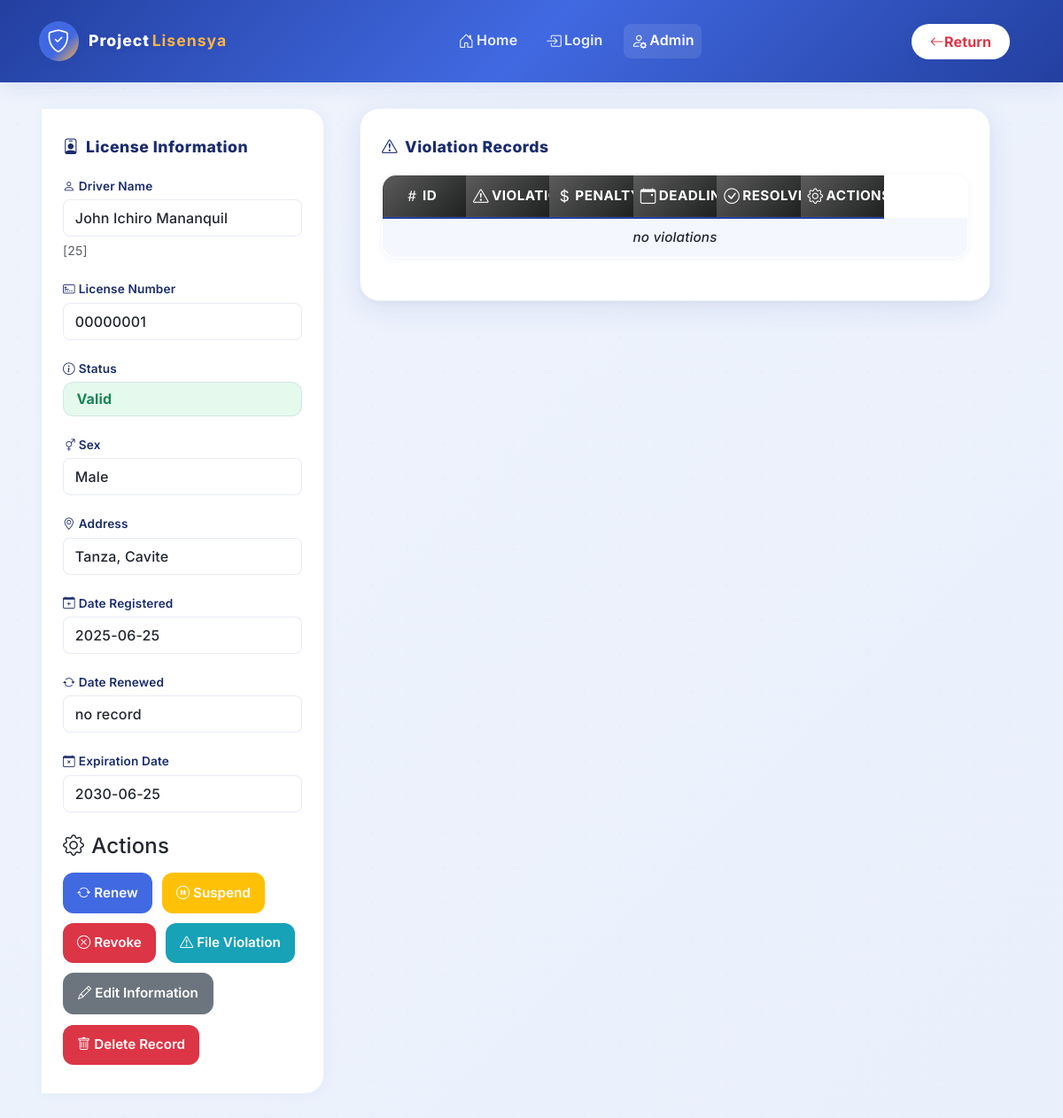
Page /ceejay/license-actions.new.php?serial-number=25 (signed in) on the committed database.
### tables this page shows
CREATE TABLE `tblicense` (
  `serialNumber` int(11) NOT NULL,
  `name` varchar(100) NOT NULL,
  `sex` enum('Male','Female') NOT NULL,
  `address` varchar(100) NOT NULL,
  `licenseNumber` varchar(8) NOT NULL,
  `dateRegistered` date NOT NULL DEFAULT current_timestamp(),
  `dateRenewed` date DEFAULT NULL,
  `expirationDate` date NOT NULL,
  `status` enum('Valid','Expired','Suspended','Revoked') NOT NULL DEFAULT 'Valid'
);

### ceejay/license-actions.new.php (the view, shortened to what this page needs)
<?php
include '_functions.php';
if (!isset($_GET['serial-number'])) {
    header('Location: admin-db.php');
} else {
    if ($_GET['serial-number'] == '') {
        header('Location: admin-db.php');
    } else {
        $check = checkRegisteredLicense($_GET['serial-number']);
        if ($check !=  true)  {
            header('Location: admin-db.php');
        } else {
            $driverinfo = getLicenseInfo($_GET['serial-number']);
            $serialnum = $driverinfo[0]['serialNumber'];
            $drivername = $driverinfo[0]['name'];
            $sex = $driverinfo[0]['sex'];
            $driveraddress = $driverinfo[0]['address'];
            $licensenum = $driverinfo[0]['licenseNumber'];
            $dateregistered = $driverinfo[0]['dateRegistered'];
            $daterenewed = $driverinfo[0]['dateRenewed'] == null ? 'no record' : $driverinfo[0]['dateRenewed'];
            $expirationdate = $driverinfo[0]['expirationDate'];
            $status = $driverinfo[0]['status'];
        }
    }
}
?>
<!DOCTYPE html>
<html lang="en">
<head>
    <link rel="stylesheet" href="https://cdn.jsdelivr.net/npm/bootstrap@5.3.6/dist/css/bootstrap.min.css">
    <link rel="stylesheet" href="styles/dashboard.css">
    <link rel="stylesheet" href="https://cdn.jsdelivr.net/npm/bootstrap-icons@1.11.3/font/bootstrap-icons.min.css">
</head>
<body>
    <header>
        <nav class="navbar navbar-expand-lg custom-header">
          <div class="container-fluid header-flex">
            <a class="navbar-brand logo-brand" href="#">
              <span class="logo-icon"><i class="bi bi-shield-check"></i></span>
              <span class="logo-text">Project<span class="logo-accent">Lisensya</span></span>
            </a>
            <div class="header-center">
              <ul class="navbar-nav flex-row gap-3">
                <li class="nav-item"><a class="nav-link" href="index.php"><i class="bi bi-house-door"></i>Home</a></li>
                <li class="nav-item"><a class="nav-link" href="login.php"><i class="bi bi-box-arrow-in-right"></i>Login</a></li>
                <li class="nav-item"><a class="nav-link active" href="#"><i class="bi bi-person-gear"></i>Admin</a></li>
              </ul>
            </div>
            <a href="admin-db.php" class="btn btn-logout">
              <i class="bi bi-arrow-left"></i>Return
            </a>
          </div>
        </nav>
    </header>
    <div class="container">
        <div class="main-flex-row">
            <div class="sidebar card-style" style="min-height: 550px;">
                <h3><i class="bi bi-person-badge me-2"></i>License Information</h3>
                <div class="license-info">
                    <div class="info-group">
                        <label class="form-label"><i class="bi bi-person me-1"></i>Driver Name</label>
                        <div class="info-value"><?php echo $drivername; ?></div>
                        <small class="text-muted">[<?php echo $serialnum; ?>]</small>
                    </div>
                    <div class="info-group">
                        <label class="form-label"><i class="bi bi-credit-card-2-front me-1"></i>License Number</label>
                        <div class="info-value"><?php echo $licensenum; ?></div>
                    </div>
                    <div class="info-group">
                        <label class="form-label"><i class="bi bi-info-circle me-1"></i>Status</label>
                        <div class="info-value status-<?php echo $status; ?>"><?php echo $status; ?></div>
                    </div>
                    <div class="info-group">
                        <label class="form-label"><i class="bi bi-gender-ambiguous me-1"></i>Sex</label>
                        <div class="info-value"><?php echo $sex; ?></div>
                    </div>
                    <div class="info-group">
                        <label class="form-label"><i class="bi bi-geo-alt me-1"></i>Address</label>
                        <div class="info-value"><?php echo $driveraddress; ?></div>
                    </div>
                    <div class="info-group">
                        <label class="form-label"><i class="bi bi-calendar-plus me-1"></i>Date Registered</label>
                        <div class="info-value"><?php echo $dateregistered; ?></div>
                    </div>
                    <div class="info-group">
                        <label class="form-label"><i class="bi bi-arrow-repeat me-1"></i>Date Renewed</label>
                        <div class="info-value"><?php echo $daterenewed; ?></div>
                    </div>
                    <div class="info-group">
                        <label class="form-label"><i class="bi bi-calendar-x me-1"></i>Expiration Date</label>
                        <div class="info-value"><?php echo $expirationdate; ?></div>
                    </div>
                </div>
                <h4 class="mt-4 mb-3"><i class="bi bi-gear me-2"></i>Actions</h4>
                <div class="action-buttons">
                    <?php
                    if ($status == 'Revoked') {
                        echo '<button class="btn btn-primary w-100 mb-2" data-bs-toggle="modal" data-bs-target="#unrevokeModal"><i class="bi bi-check-circle me-1"></i>Unrevoke</button>';
                    } else {
                        if ($status == 'Suspended') {
                            echo '<button class="btn btn-primary w-100 mb-2" data-bs-toggle="modal" data-bs-target="#unsuspendModal"><i class="bi bi-play-circle me-1"></i>Unsuspend</button>';
                        } else {
                            echo '<button class="btn btn-primary w-100 mb-2" data-bs-toggle="modal" data-bs-target="#renewModal"><i class="bi bi-arrow-repeat me-1"></i>Renew</button>';
                            echo '<button class="btn btn-warning w-100 mb-2" data-bs-toggle="modal" data-bs-target="#suspendModal"><i class="bi bi-pause-circle me-1"></i>Suspend</button>';
                        }
                        echo '<button class="btn btn-danger w-100 mb-2" data-bs-toggle="modal" data-bs-target="#revokeModal"><i class="bi bi-x-circle me-1"></i>Revoke</button>';
                    }
                    ?>
                    <button class="btn btn-info w-100 mb-2" data-bs-toggle="modal" data-bs-target="#fileViolationModal"><i class="bi bi-exclamation-triangle me-1"></i>File Violation</button>
                    <button class="btn btn-secondary w-100 mb-2" data-bs-toggle="modal" data-bs-target="#editInformationModal"><i class="bi bi-pencil me-1"></i>Edit Information</button>
                    <button class="btn btn-danger w-100 mb-2" data-bs-toggle="modal" data-bs-target="#deleteLicenseRecordModal"><i class="bi bi-trash me-1"></i>Delete Record</button>
                </div>
            </div>
            <div class="flex-main-content">
                <div class="card-style">
                    <h3><i class="bi bi-exclamation-triangle me-2"></i>Violation Records</h3>
                    <table class="table align-middle">
                        <tr>
                            <th><i class="bi bi-hash"></i>ID</th>
                            <th><i class="bi bi-exclamation-triangle"></i>Violation</th>
                            <th><i class="bi bi-currency-dollar"></i>Penalty</th>
                            <th><i class="bi bi-calendar-event"></i>Deadline for Settlement</th>
                            <th><i class="bi bi-check-circle"></i>Resolved</th>
                            <th class="text-center"><i class="bi bi-gear"></i>Actions</th>
                        </tr>
                    </table>
                </div>
            </div>
        </div>
    </div>
</body>
</html>

### rows in the picture
tblicense: name "John Ichiro Mananquil", serialNumber "25", licenseNumber "00000001", status "Valid", sex "Male", address "Tanza, Cavite", dateRegistered "2025-06-25", dateRenewed "no record", expirationDate "2030-06-25"
